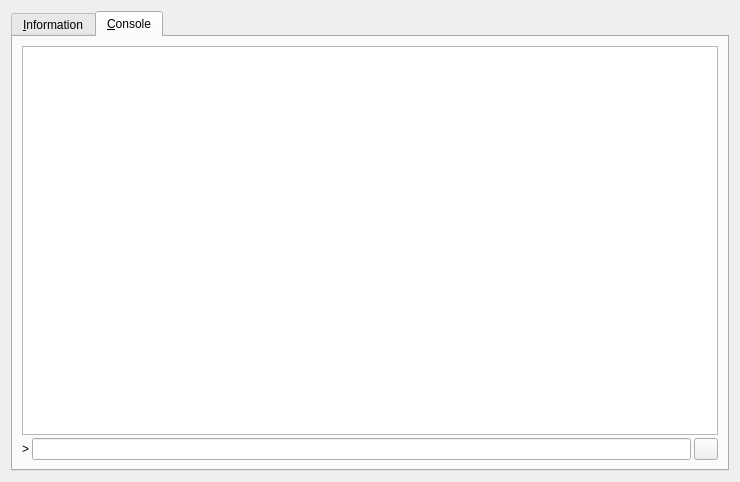
<?xml version="1.0" encoding="UTF-8"?>
<ui version="4.0">
 <class>RPCConsole</class>
 <widget class="QDialog" name="RPCConsole">
  <property name="geometry">
   <rect>
    <x>0</x>
    <y>0</y>
    <width>740</width>
    <height>482</height>
   </rect>
  </property>
  <property name="windowTitle">
   <string>Elite - Debug window</string>
  </property>
  <layout class="QVBoxLayout" name="verticalLayout_2">
   <item>
    <widget class="QTabWidget" name="tabWidget">
     <property name="currentIndex">
      <number>1</number>
     </property>
     <widget class="QWidget" name="tab_info">
      <attribute name="title">
       <string>&amp;Information</string>
      </attribute>
      <layout class="QGridLayout" name="gridLayout" columnstretch="0,0">
       <property name="horizontalSpacing">
        <number>12</number>
       </property>
       <item row="12" column="1">
        <widget class="QLabel" name="lastBlockTime">
         <property name="cursor">
          <cursorShape>IBeamCursor</cursorShape>
         </property>
         <property name="text">
          <string>N/A</string>
         </property>
         <property name="textFormat">
          <enum>Qt::PlainText</enum>
         </property>
         <property name="textInteractionFlags">
          <set>Qt::LinksAccessibleByMouse|Qt::TextSelectableByKeyboard|Qt::TextSelectableByMouse</set>
         </property>
        </widget>
       </item>
       <item row="13" column="0">
        <spacer name="verticalSpacer_2">
         <property name="orientation">
          <enum>Qt::Vertical</enum>
         </property>
         <property name="sizeHint" stdset="0">
          <size>
           <width>20</width>
           <height>20</height>
          </size>
         </property>
        </spacer>
       </item>
       <item row="11" column="1">
        <widget class="QLabel" name="totalBlocks">
         <property name="cursor">
          <cursorShape>IBeamCursor</cursorShape>
         </property>
         <property name="text">
          <string>N/A</string>
         </property>
         <property name="textFormat">
          <enum>Qt::PlainText</enum>
         </property>
         <property name="textInteractionFlags">
          <set>Qt::LinksAccessibleByMouse|Qt::TextSelectableByKeyboard|Qt::TextSelectableByMouse</set>
         </property>
        </widget>
       </item>
       <item row="12" column="0">
        <widget class="QLabel" name="label_2">
         <property name="text">
          <string>Last block time</string>
         </property>
        </widget>
       </item>
       <item row="17" column="0">
        <widget class="QPushButton" name="showCLOptionsButton">
         <property name="toolTip">
          <string>Show the Elite-Qt help message to get a list with possible Elite command-line options.</string>
         </property>
         <property name="text">
          <string>&amp;Show</string>
         </property>
         <property name="autoDefault">
          <bool>false</bool>
         </property>
        </widget>
       </item>
       <item row="10" column="1">
        <widget class="QLabel" name="numberOfBlocks">
         <property name="cursor">
          <cursorShape>IBeamCursor</cursorShape>
         </property>
         <property name="text">
          <string>N/A</string>
         </property>
         <property name="textFormat">
          <enum>Qt::PlainText</enum>
         </property>
         <property name="textInteractionFlags">
          <set>Qt::LinksAccessibleByMouse|Qt::TextSelectableByKeyboard|Qt::TextSelectableByMouse</set>
         </property>
        </widget>
       </item>
       <item row="11" column="0">
        <widget class="QLabel" name="label_4">
         <property name="text">
          <string>Estimated total blocks</string>
         </property>
        </widget>
       </item>
       <item row="8" column="1">
        <widget class="QCheckBox" name="isTestNet">
         <property name="enabled">
          <bool>false</bool>
         </property>
         <property name="styleSheet">
          <string notr="true">background:transparent;</string>
         </property>
         <property name="text">
          <string/>
         </property>
        </widget>
       </item>
       <item row="9" column="0">
        <widget class="QLabel" name="label_10">
         <property name="font">
          <font>
           <weight>75</weight>
           <bold>true</bold>
          </font>
         </property>
         <property name="text">
          <string>Block chain</string>
         </property>
        </widget>
       </item>
       <item row="10" column="0">
        <widget class="QLabel" name="label_3">
         <property name="text">
          <string>Current number of blocks</string>
         </property>
        </widget>
       </item>
       <item row="0" column="0">
        <widget class="QLabel" name="label_9">
         <property name="font">
          <font>
           <weight>75</weight>
           <bold>true</bold>
          </font>
         </property>
         <property name="text">
          <string>Elite Core</string>
         </property>
        </widget>
       </item>
       <item row="1" column="0">
        <widget class="QLabel" name="label_5">
         <property name="text">
          <string>Client name</string>
         </property>
        </widget>
       </item>
       <item row="4" column="1">
        <widget class="QLabel" name="buildDate">
         <property name="cursor">
          <cursorShape>IBeamCursor</cursorShape>
         </property>
         <property name="text">
          <string>N/A</string>
         </property>
         <property name="textFormat">
          <enum>Qt::PlainText</enum>
         </property>
         <property name="textInteractionFlags">
          <set>Qt::LinksAccessibleByMouse|Qt::TextSelectableByKeyboard|Qt::TextSelectableByMouse</set>
         </property>
        </widget>
       </item>
       <item row="5" column="0">
        <widget class="QLabel" name="label_13">
         <property name="text">
          <string>Startup time</string>
         </property>
        </widget>
       </item>
       <item row="14" column="0">
        <widget class="QLabel" name="labelDebugLogfile">
         <property name="font">
          <font>
           <weight>75</weight>
           <bold>true</bold>
          </font>
         </property>
         <property name="text">
          <string>Debug log file</string>
         </property>
        </widget>
       </item>
       <item row="7" column="1">
        <widget class="QLabel" name="numberOfConnections">
         <property name="cursor">
          <cursorShape>IBeamCursor</cursorShape>
         </property>
         <property name="text">
          <string>N/A</string>
         </property>
         <property name="textFormat">
          <enum>Qt::PlainText</enum>
         </property>
         <property name="textInteractionFlags">
          <set>Qt::LinksAccessibleByMouse|Qt::TextSelectableByKeyboard|Qt::TextSelectableByMouse</set>
         </property>
        </widget>
       </item>
       <item row="8" column="0">
        <widget class="QLabel" name="label_8">
         <property name="text">
          <string>On testnet</string>
         </property>
        </widget>
       </item>
       <item row="1" column="1">
        <widget class="QLabel" name="clientName">
         <property name="cursor">
          <cursorShape>IBeamCursor</cursorShape>
         </property>
         <property name="text">
          <string>N/A</string>
         </property>
         <property name="textFormat">
          <enum>Qt::PlainText</enum>
         </property>
         <property name="textInteractionFlags">
          <set>Qt::LinksAccessibleByMouse|Qt::TextSelectableByKeyboard|Qt::TextSelectableByMouse</set>
         </property>
        </widget>
       </item>
       <item row="2" column="0">
        <widget class="QLabel" name="label_6">
         <property name="text">
          <string>Client version</string>
         </property>
        </widget>
       </item>
       <item row="15" column="0">
        <widget class="QPushButton" name="openDebugLogfileButton">
         <property name="toolTip">
          <string>Open the Elite debug log file from the current data directory. This can take a few seconds for large log files.</string>
         </property>
         <property name="text">
          <string>&amp;Open</string>
         </property>
         <property name="autoDefault">
          <bool>false</bool>
         </property>
        </widget>
       </item>
       <item row="16" column="0">
        <widget class="QLabel" name="labelCLOptions">
         <property name="font">
          <font>
           <weight>75</weight>
           <bold>true</bold>
          </font>
         </property>
         <property name="text">
          <string>Command-line options</string>
         </property>
        </widget>
       </item>
       <item row="3" column="1">
        <widget class="QLabel" name="openSSLVersion">
         <property name="cursor">
          <cursorShape>IBeamCursor</cursorShape>
         </property>
         <property name="text">
          <string>N/A</string>
         </property>
         <property name="textFormat">
          <enum>Qt::PlainText</enum>
         </property>
         <property name="textInteractionFlags">
          <set>Qt::LinksAccessibleByMouse|Qt::TextSelectableByKeyboard|Qt::TextSelectableByMouse</set>
         </property>
        </widget>
       </item>
       <item row="4" column="0">
        <widget class="QLabel" name="label_12">
         <property name="text">
          <string>Build date</string>
         </property>
        </widget>
       </item>
       <item row="7" column="0">
        <widget class="QLabel" name="label_7">
         <property name="text">
          <string>Number of connections</string>
         </property>
        </widget>
       </item>
       <item row="5" column="1">
        <widget class="QLabel" name="startupTime">
         <property name="cursor">
          <cursorShape>IBeamCursor</cursorShape>
         </property>
         <property name="text">
          <string>N/A</string>
         </property>
         <property name="textFormat">
          <enum>Qt::PlainText</enum>
         </property>
         <property name="textInteractionFlags">
          <set>Qt::LinksAccessibleByMouse|Qt::TextSelectableByKeyboard|Qt::TextSelectableByMouse</set>
         </property>
        </widget>
       </item>
       <item row="6" column="0">
        <widget class="QLabel" name="label_11">
         <property name="font">
          <font>
           <weight>75</weight>
           <bold>true</bold>
          </font>
         </property>
         <property name="text">
          <string>Network</string>
         </property>
        </widget>
       </item>
       <item row="2" column="1">
        <widget class="QLabel" name="clientVersion">
         <property name="cursor">
          <cursorShape>IBeamCursor</cursorShape>
         </property>
         <property name="text">
          <string>N/A</string>
         </property>
         <property name="textFormat">
          <enum>Qt::PlainText</enum>
         </property>
         <property name="textInteractionFlags">
          <set>Qt::LinksAccessibleByMouse|Qt::TextSelectableByKeyboard|Qt::TextSelectableByMouse</set>
         </property>
        </widget>
       </item>
       <item row="3" column="0">
        <widget class="QLabel" name="label_14">
         <property name="text">
          <string>Using OpenSSL version</string>
         </property>
         <property name="indent">
          <number>10</number>
         </property>
        </widget>
       </item>
       <item row="18" column="0">
        <spacer name="verticalSpacer">
         <property name="orientation">
          <enum>Qt::Vertical</enum>
         </property>
         <property name="sizeHint" stdset="0">
          <size>
           <width>20</width>
           <height>40</height>
          </size>
         </property>
        </spacer>
       </item>
      </layout>
     </widget>
     <widget class="QWidget" name="tab_console">
      <attribute name="title">
       <string>&amp;Console</string>
      </attribute>
      <layout class="QVBoxLayout" name="verticalLayout_3">
       <property name="spacing">
        <number>3</number>
       </property>
       <item>
        <widget class="QTextEdit" name="messagesWidget">
         <property name="minimumSize">
          <size>
           <width>0</width>
           <height>100</height>
          </size>
         </property>
         <property name="readOnly">
          <bool>true</bool>
         </property>
         <property name="tabKeyNavigation" stdset="0">
          <bool>false</bool>
         </property>
         <property name="columnCount" stdset="0">
          <number>2</number>
         </property>
        </widget>
       </item>
       <item>
        <layout class="QHBoxLayout" name="horizontalLayout">
         <property name="spacing">
          <number>3</number>
         </property>
         <item>
          <widget class="QLabel" name="label">
           <property name="text">
            <string notr="true">&gt;</string>
           </property>
          </widget>
         </item>
         <item>
          <widget class="QLineEdit" name="lineEdit"/>
         </item>
         <item>
          <widget class="QPushButton" name="clearButton">
           <property name="maximumSize">
            <size>
             <width>24</width>
             <height>24</height>
            </size>
           </property>
           <property name="toolTip">
            <string>Clear console</string>
           </property>
           <property name="text">
            <string/>
           </property>
           <property name="icon">
            <iconset resource="../bitcoin.qrc">
             <normaloff>:/icons/remove</normaloff>:/icons/remove</iconset>
           </property>
           <property name="shortcut">
            <string notr="true">Ctrl+L</string>
           </property>
           <property name="autoDefault">
            <bool>false</bool>
           </property>
          </widget>
         </item>
        </layout>
       </item>
      </layout>
     </widget>
    </widget>
   </item>
  </layout>
 </widget>
 <resources>
  <include location="../bitcoin.qrc"/>
 </resources>
 <connections/>
</ui>
